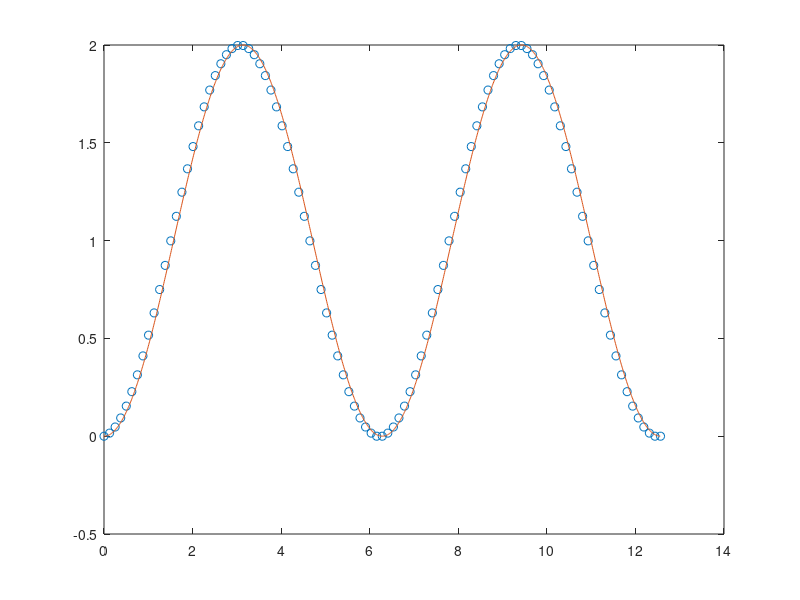

Recreate this plot in MATLAB.
clear
clc
k=0;
delta = 4*pi/100;
y(1) = 0;
for time = [delta:delta:4*pi]
    k = k + 1;
    y(k+1) = y(k) + sin(time)*delta;
end
x1 = [0:delta:4*pi];
x2 = [0:0.01:4*pi];
y2 = 1-cos(x2);
plot(x1,y,'o',x2,y2)